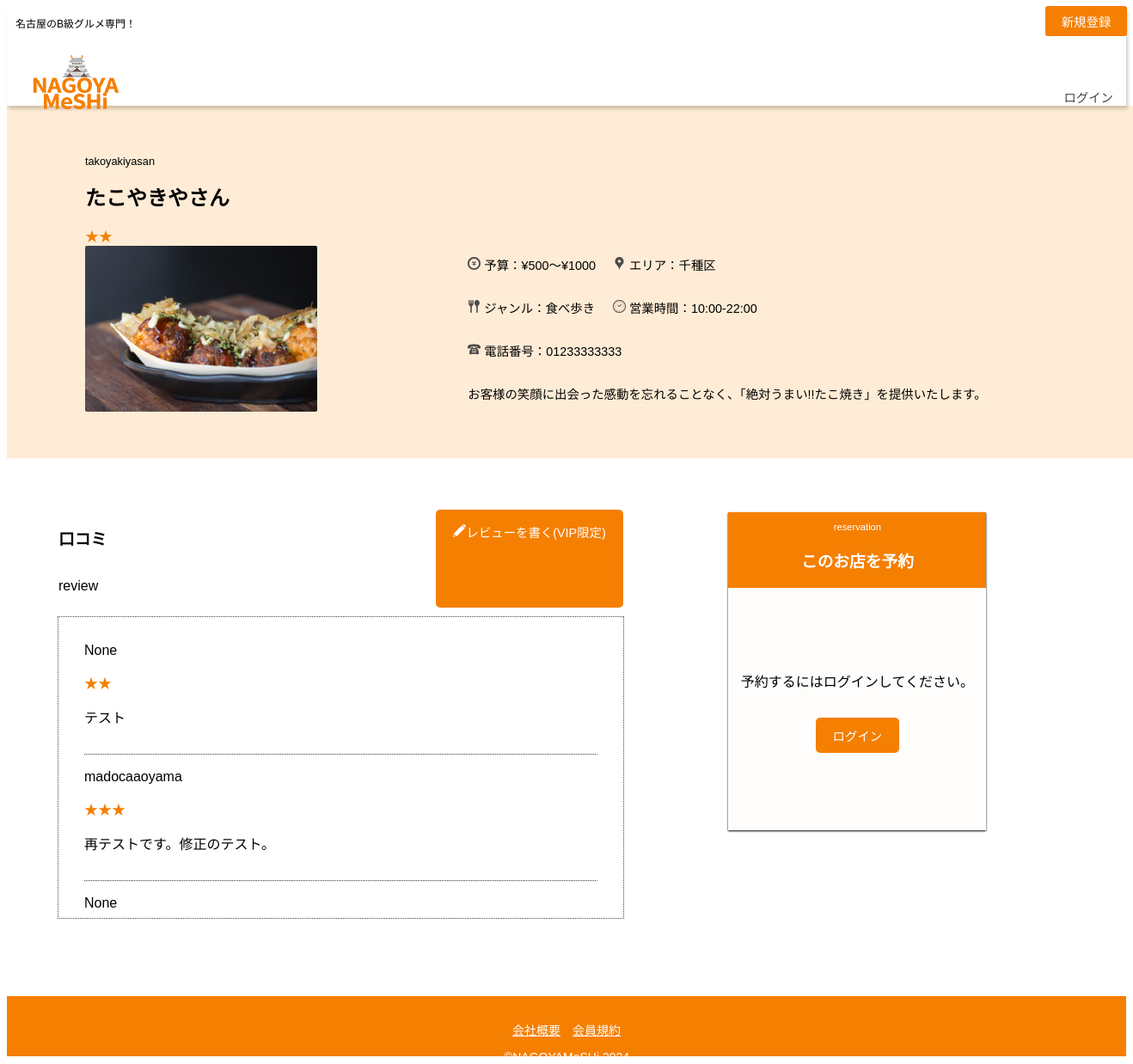
Before: /general/shop_detail/1/ with the older database file.
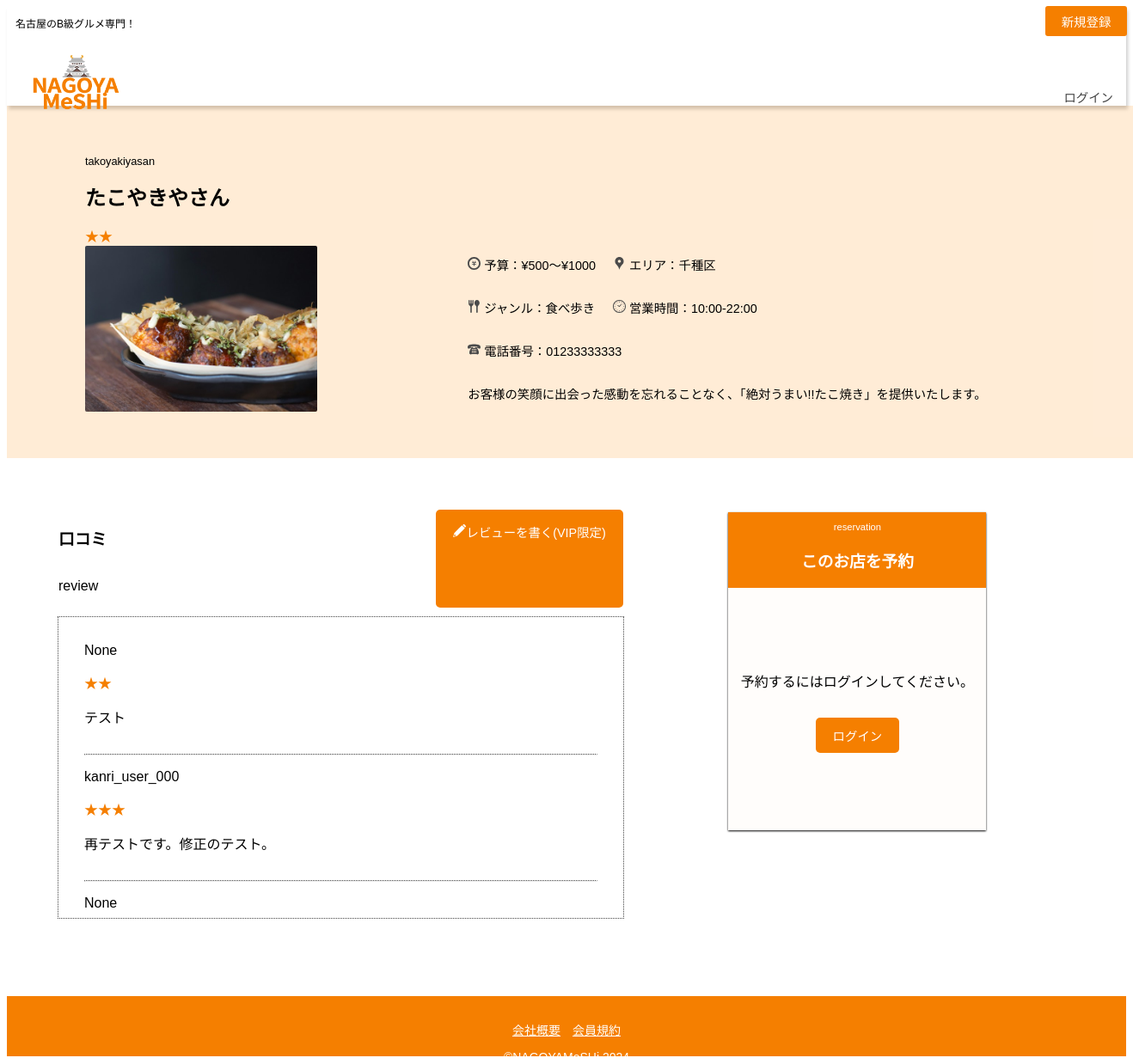
After: the same page with the newer database file.
### commondb/models/review.py (models this page shows, shortened)
class Review(models.Model):
    restaurant = models.ForeignKey(Restaurant, verbose_name="店名", on_delete=models.CASCADE)
    user = models.ForeignKey(User, verbose_name="ユーザー名", null=True, on_delete=models.CASCADE)
    visit_date = models.DateField(verbose_name="訪問日")
    rating = models.IntegerField(choices=[(1, '★'), (2, '★★'), (3, '★★★'), (4, '★★★★'), (5, '★★★★★')], verbose_name="評価")
    comment = models.TextField(verbose_name="コメント")
    image1 = models.ImageField(upload_to='review_images/', null=True, blank=True, verbose_name="画像")
    image2 = models.ImageField(upload_to='review_images/', null=True, blank=True, verbose_name="画像")
    image3 = models.ImageField(upload_to='review_images/', null=True, blank=True, verbose_name="画像")

### commondb/models/user.py (models this page shows, shortened)
class User(AbstractUser):
    is_paid_member = models.BooleanField(verbose_name='有料会員', default=False)
    is_manage_member = models.BooleanField(verbose_name='管理者', default=False)
    class Meta:
        verbose_name = 'ユーザー'
        verbose_name_plural = 'ユーザー一覧'

### general/views/shop_detail_view.py (the view, shortened to what this page needs)
# urls.py: path('general/shop_detail/<int:pk>/', ShopTemplatelView.as_view(), name="shop_detail"),
class ShopTemplatelView(CreateView):
    model = Booking
    template_name = 'general/shop_detail.html'
    form_class = BookingForm
    def get_context_data(self, **kwargs):
        context = super().get_context_data(**kwargs)
        if self.request.user.is_authenticated:
            if self. request.user.is_paid_member:
                context['user_type'] = 'is_paid'
            else:
                context['user_type'] = 'member'
        else:
            context['user_type'] = 'no_member'
        restaurant_id = self.kwargs.get('pk')
        restaurant = get_object_or_404(Restaurant, pk=restaurant_id)
        context['restaurant'] = restaurant
        reviews = Review.objects.filter(restaurant_id=restaurant_id)
        context['reviews'] = reviews
        if reviews:
            average_rating = sum(review.rating for review in reviews) / len(reviews)
            context['average_rating'] = round(average_rating, 1)
            context['average_rating_stars'] = '<span style="color: #F57F00;">★</span>' * int(average_rating)
        else:
            context['average_rating'] = None
            context['average_rating_stars'] = None
        context['is_favorite'] = False
        if self.request.user.is_authenticated:
            if Favorite.objects.filter(user=self.request.user, restaurant=restaurant).exists():
                context['is_favorite'] = True
        context['form'] = BookingForm(initial={'restaurant': restaurant_id})
        return context

### commondb/models/area.py (called while the page is built)
    def __str__(self):
        return self.name

### commondb/models/genre.py (called while the page is built)
    def __str__(self):
        return self.name

### general/templatetags/custom_filters.py (called while the page is built)
@register.filter(name='stars')
def stars(value):
    return '★' * value

### templates/general/shop_detail.html (shortened to what the changed rows need)
{% extends "base.html" %}
{% load custom_filters %}
    {% block content %}
    <div class="shop_info" id="fav-toggle">
        <div class="shop_info_L">
            <span><h1>{{restaurant.name}}</h1></span>
        </div>
    </div>
    <div class="shop_contents">
        <div class="review_container">
            <div class="review_scroll">
                <div class="review_contents">
                    {% if reviews %}
                        {% for review in reviews %}
                        <p>{{review.user}}</p>
                        <div>
                            {% if review.rating %}
                                <span class="rating-stars">{{ review.rating|stars }}</span>
                            {% endif %}
                        </div>
                        <p>{{review.comment}}</p>
                        <hr class="hr_1">
                        {% endfor %}
                    {% else %}
                        <p>この店舗にはまだレビューがありません。</p>
                    {% endif %}
                </div>
            </div>
        </div>
    </div>
    {% endblock content %}

Changed rows visible on the page:
changed through a linked row, Review "再テストです。修正のテスト。": user "madocaaoyama" → "kanri_user_000"
